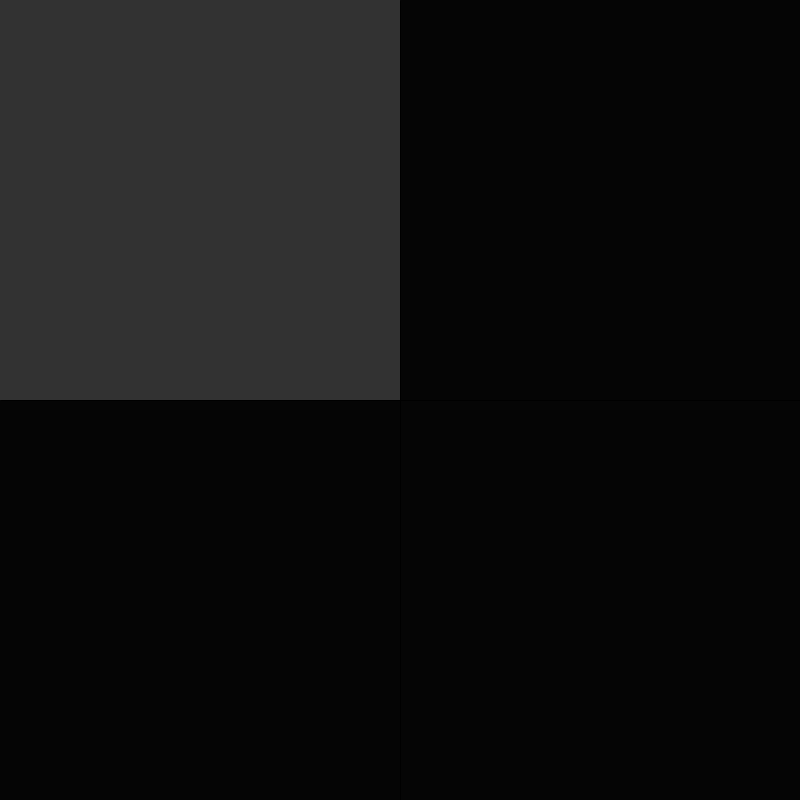
Frame 1 (no input)
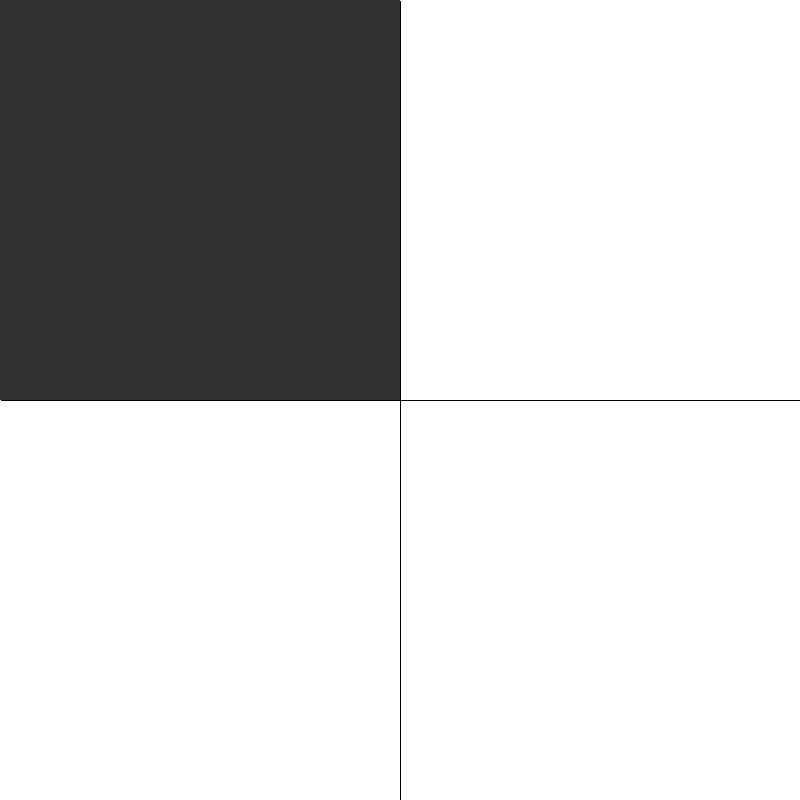
Frame 60 (the mouse pressed at the canvas centre just before this capture)
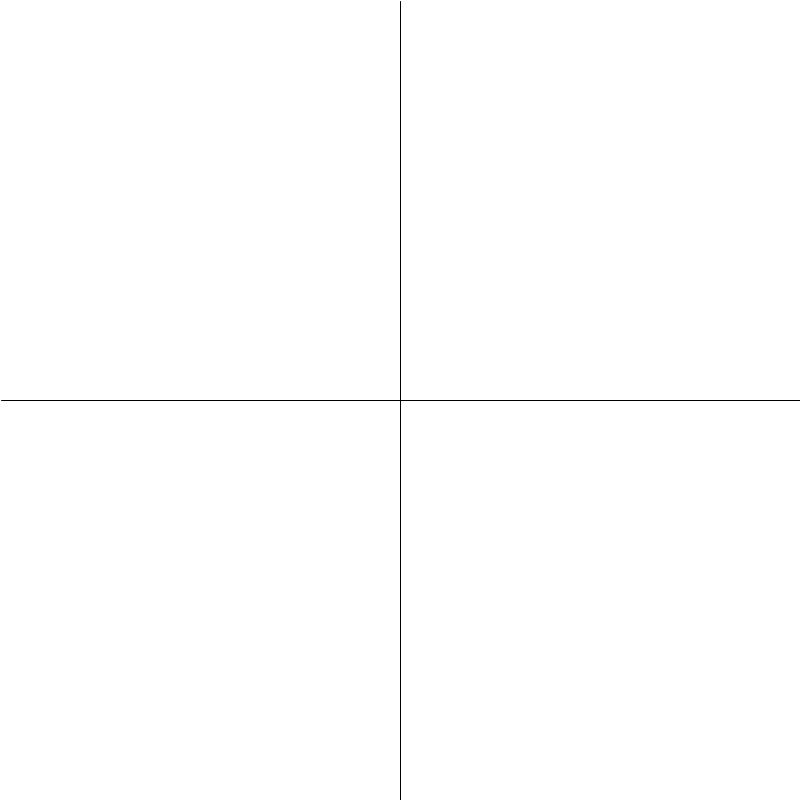
Frame 120 (the mouse held since frame 60 and released just before this capture)

The Processing sketch that drew these frames (run headless with seeded random() and noise(); from frame 60 on, the mouse is pressed at the canvas centre):

// Processing sketch: Rectangle_Rollover_Faded
// ── Rectangle_Rollover_Faded.pde
int fill0 = 0;
int fill1 = 0;
int fill2 = 0;
int fill3 = 0;

void setup()
{
  size(800, 800);
}

void draw()
{
  background(255);
  

  
  //BOX
  noStroke();
  rectMode(CENTER);
  

   if (mouseX < width/2 && mouseY < height/2)
  {
    fill0 = 45;
  }
  else if (mouseX > width/2 && mouseY < height/2)
  {
    fill1 = 45;
  }
  else if (mouseX < width/2 && mouseY > height/2)
  {
    fill2 = 45;
  }
  else if (mouseX > width/2 && mouseY > height/2)
  {
    fill3 = 45;
  }
  
  
  fill0 += 5;
  fill1 += 5;
  fill2 += 5;
  fill3 += 5;

  
  fill(fill0);
  rect(width*0.25,  height*0.25 ,width/2 , height/2);
  fill(fill1);
  rect(width*0.75,  height*0.25 ,width/2 , height/2);
  fill(fill2);
  rect(width*0.25,  height*0.75 ,width/2 , height/2);
  fill(fill3);
  rect(width*0.75,  height*0.75 ,width/2 , height/2);
  
  
  //GRID
  stroke(0);
  line (width/2, height/height, width/2 , height);
  line (width/width, height/2, width , height/2);
}
